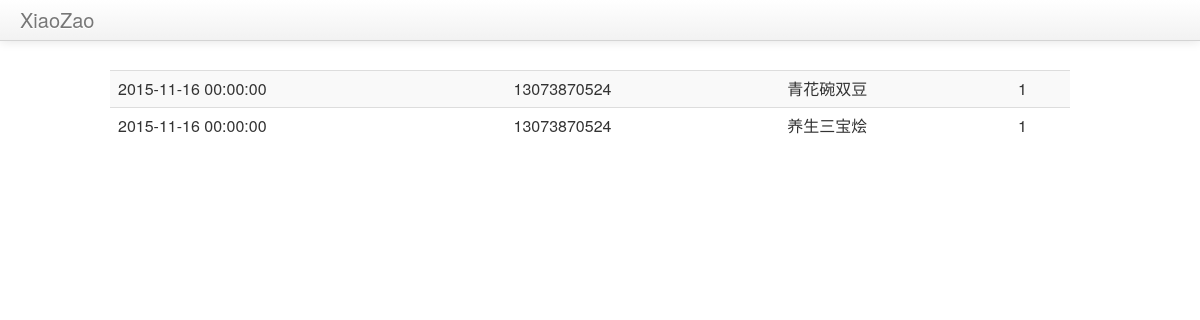
Before: /operate with the older database file.
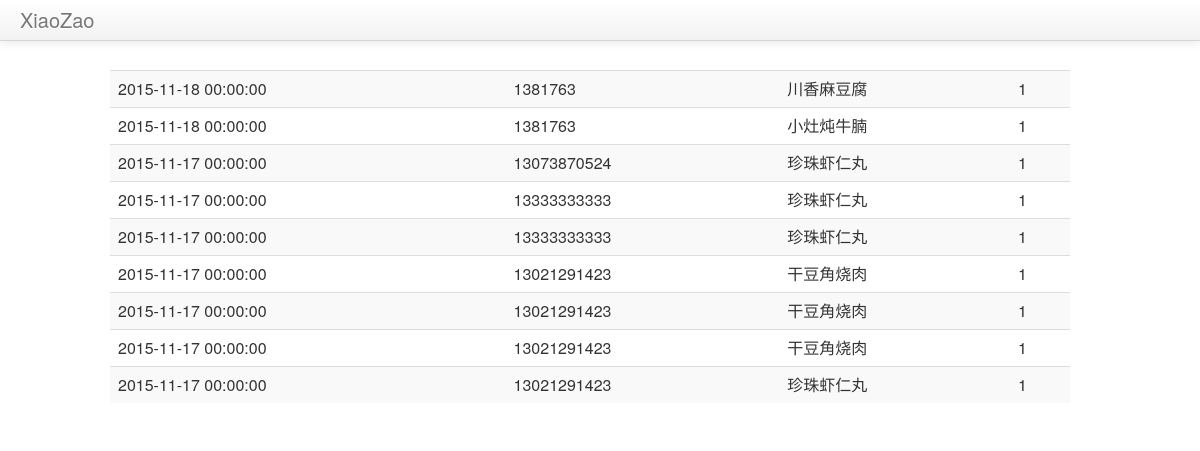
After: the same page with the newer database file.
### models.py (models this page shows, shortened)
class Order(db.Model):
    __tablename__ = "Order"
    id = db.Column(db.Integer, primary_key=True)
    date = db.Column(db.DateTime, default=datetime.datetime.now)
    mobile = db.Column(db.String, primary_key=False)
    qty = db.Column(db.Integer, primary_key=False)
    dish_id = db.Column(db.Integer, primary_key=False)
    dish_name = db.Column(db.String, primary_key=False)

### app.py (the view)
@app.route("/operate", methods=["get", "post"])
def operate():
    return render_template('operate.html', order_list=get_order_info())

### app.py (called while the page is built)
def get_order_info(date="", mobile=""):
    if not date and not mobile:
        return Order.query.all()
    return Order.query.filter_by(date=date, mobile=mobile).all()

### templates/operate.html (shortened to what this page needs)
<html lang="en">
<head>
{% block head %}
<link href="{{ url_for('static', filename='css/bootstrap.min.css') }}" rel= "stylesheet" type= "text/css">
<link href="{{ url_for('static', filename='css/bootstrap-datepicker.min.css') }}" rel= "stylesheet" type= "text/css">
{% endblock %}
</head>
<body style="min-height: 2000px; padding-top: 70px;">
<div class="container-fluid">
    <div class="navbar navbar-fixed-top">
        <div class="navbar-inner">
            <div class="container-fluid">
                <a class="brand" href={{ url_for("list", date=date) }}>XiaoZao</a>
            </div>
        </div>
    </div>
    <div class="row-fluid">
        <div class="container">
            <div class="row">
                <table class="table table-striped">
                    {% for order in order_list %}
                    <tr>
                        <td>
                            {{ order.date }}
                        </td>
                        <td>
                            {{ order.mobile }}
                        </td>
                        <td>
                            {{ order.dish_name }}
                        </td>
                        <td>
                            {{ order.qty}}
                        </td>
                    </tr>
                    {% endfor %}
                </table>
            </div>
        </div>

Changed rows visible on the page:
removed Order: date "2015-11-16 00:00:00", mobile "13073870524", dish_name "青花碗双豆", qty "1"
added Order: date "2015-11-18 00:00:00", mobile "1381763", dish_name "川香麻豆腐", qty "1"
changed Order: date "2015-11-16 00:00:00" → "2015-11-18 00:00:00"; mobile "13073870524" → "1381763"; dish_name "养生三宝烩" → "小灶炖牛腩"
added Order: date "2015-11-17 00:00:00", mobile "13073870524", dish_name "珍珠虾仁丸", qty "1"
added Order: date "2015-11-17 00:00:00", mobile "13333333333", dish_name "珍珠虾仁丸", qty "1"
added Order: date "2015-11-17 00:00:00", mobile "13333333333", dish_name "珍珠虾仁丸", qty "1"
added Order: date "2015-11-17 00:00:00", mobile "13021291423", dish_name "干豆角烧肉", qty "1"
added Order: date "2015-11-17 00:00:00", mobile "13021291423", dish_name "干豆角烧肉", qty "1"
added Order: date "2015-11-17 00:00:00", mobile "13021291423", dish_name "干豆角烧肉", qty "1"
added Order: date "2015-11-17 00:00:00", mobile "13021291423", dish_name "珍珠虾仁丸", qty "1"
